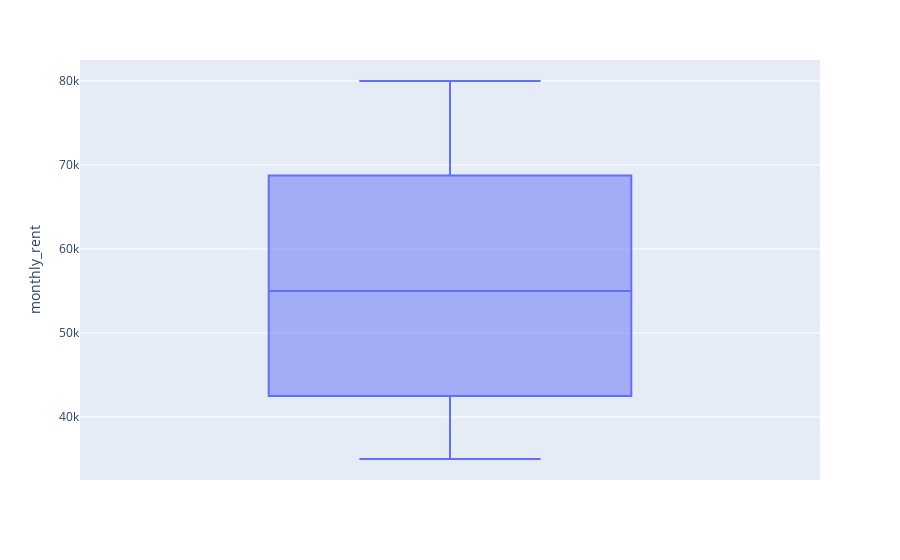

Notebook code for this chart:
### Code cell
get_box_plot(processed_df,plot_parameter='monthly_rent',Status='Semi-Furnished',location='Mansarover Garden').show()

### Figure 1 — Plotly figure (JSON) as saved in the notebook; plotly's stock layout.template omitted (floating-point values rounded to 4 significant figures)
{"data": [{"alignmentgroup": "True", "hovertemplate": "monthly_rent=%{y}<extra></extra>", "legendgroup": "", "marker": {"color": "#636efa"}, "name": "", "notched": false, "offsetgroup": "", "orientation": "v", "showlegend": false, "type": "box", "x0": " ", "xaxis": "x", "y": [55000, 80000, 45000, 35000, 65000], "y0": " ", "yaxis": "y"}], "layout": {"boxmode": "group", "legend": {"tracegroupgap": 0}, "margin": {"t": 60}, "xaxis": {"anchor": "y", "domain": [0, 1]}, "yaxis": {"anchor": "x", "domain": [0, 1], "title": {"text": "monthly_rent"}}}}
